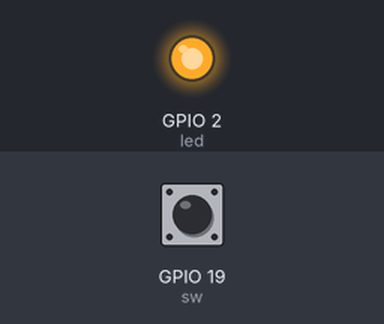
Simulated run of this program. Board: ESP32 board running MicroPython. Shown: output pins drawn as LEDs (lit = HIGH). Inputs (shaded band) come from the test bench; at power-on: GPIO 19 (sw) HIGH. What the program prints to the serial console is not drawn. At 0.0 s the program stops and its outputs stay as they are.

Above: at 0.1 s.
Timing chart, 0 to 1.5 s (numbered marks = the images above):
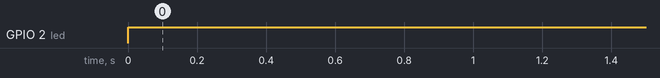

Measured:
- by itself, GPIO 2 (led): LOW → HIGH at 0.00 s

The program:

readin.py
```python
from machine import Pin

toggle = 1 # 儲存開關狀態，預設: 高電位

led = Pin(2, Pin.OUT)    # 設定 LED 接腳為 GPIO2 且為輸出
sw = Pin(19, Pin.IN, Pin.PULL_UP)      # 設定 按鈕 接腳為 GPIO0 且為輸入
if sw.value() == 1:
   print('HIGH')
   led.value(1)
else:
   print('{}:'.format(sw.value()),'LOW')
   led.value(0)
   
```
